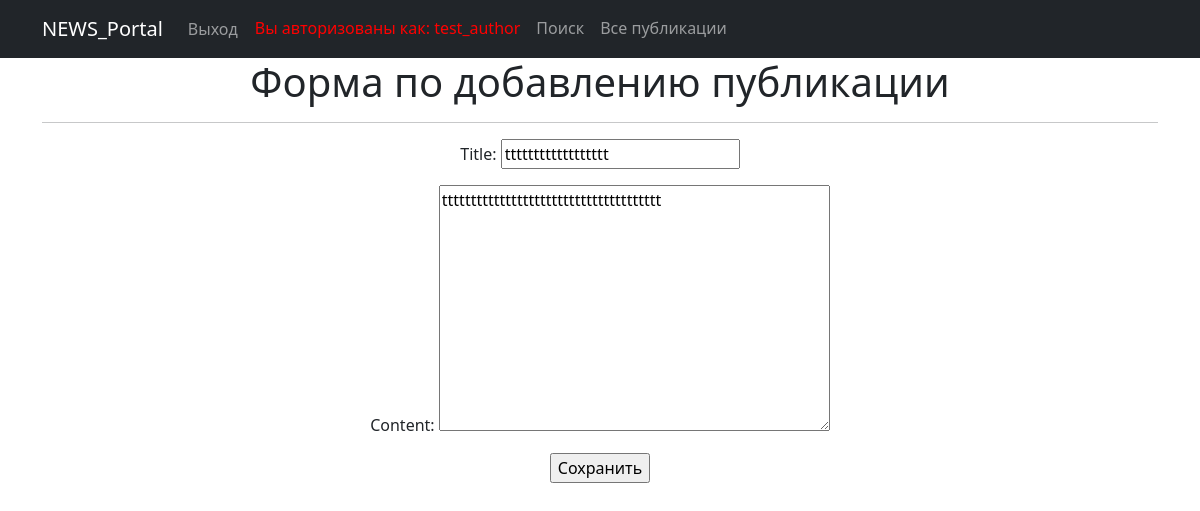
/post/80/update/ (signed in), run on the app's committed database.
### new_portal/models.py (models this page shows, shortened)
class Post(models.Model):
    author = models.ForeignKey(Author, on_delete=models.CASCADE)  # 'связь один ко многим' с моделью Author
    choice_type = models.CharField(max_length=2, choices=POST_TYPE_CHOICES, default='AR')  # Выбор типа сообщения
    time_in = models.DateTimeField(auto_now_add=True)  # автоматическое добавление даты и времени при создании поста
    categories = models.ManyToManyField(Category, through='PostCategory')  # 'связь многие ко многим' через PostCategory
    title = models.CharField(max_length=128)
    content = models.TextField()
    rating = models.IntegerField(default=0)

### new_portal/views.py (the view)
# urls.py: path('<int:pk>/update/', PostUpdate.as_view(), name='post_update'),
class PostUpdate(PermissionRequiredMixin, UpdateView):
    permission_required = ('new_portal.change_post',)
    model = Post
    form_class = PostForm                        # Указываем разработанную форму (ту же самую, что и при создании поста)
    template_name = 'create_post.html'           # Шаблон, в котором будет использоваться форма
    success_url = reverse_lazy('post')           # URL для перенаправления после успешного создания поста

### new_portal/forms.py
class PostForm(forms.ModelForm):
    class Meta:
        model = Post
        fields = ['title', 'content', ]

### new_portal/templates/create_post.html (shortened to what this page needs)
{% extends 'flatpages/default.html' %}
{% block content %}
<h1>Форма по добавлению публикации</h1>
<hr>
    <form action="" method="post">
        {{ form.as_p }}
        <input type="submit" value="Сохранить" />
    </form>
{% endblock content %}

### templates/flatpages/default.html (shortened to what this page needs)
<!DOCTYPE html>
<html lang="en">
    <head>
        {% load static %}
        <link href="{% static 'css/styles.css' %}" rel="stylesheet" />
    </head>
    <body>
        <nav class="navbar navbar-expand-lg navbar-dark bg-dark static-top">
            <div class="container">
                <a class="navbar-brand" href="#">NEWS_Portal</a>
                <div class="collapse navbar-collapse" id="navbarResponsive">
                    <ul class="navbar-nav ml-auto">
                        {% if request.user.is_authenticated %}
                            <li class="nav-item active">
                                <form action="{% url 'account_logout' %}" method="post" style="display: inline;">
                                    <button type="submit" class="nav-link btn btn-link">Выход</button>
                                </form>
                            </li>
                            <li class="nav-link" style="color: red">
                                Вы авторизованы как: {{ request.user.username }}</li>
                        {% else %}
                            <li class="nav-item active"><a class="nav-link" href="{% url 'account_signup' %}">Регистрация</a></li>
                            <li class="nav-item active"><a class="nav-link" href="{% url 'account_login' %}">Вход</a></li>
                        {% endif %}
                        <li class="nav-item active"><a class="nav-link" href="{% url 'post_search' %}">Поиск</a></li>
                        <li class="nav-item"><a class="nav-link" href="{% url 'post' %}">Все публикации</a></li>
                    </ul>
                </div>
            </div>
        </nav>
        <div class="container">
            <div class="row">
                <div class="col-lg-12 text-center">
                    {% block content %}{% endblock content %}
                </div>
            </div>
        </div>
    </body>
</html>

### data on the page
Post: title "tttttttttttttttttt", content "tttttttttttttttttttttttttttttttttttttt"

### other printed values
{{ request.user.username }} "test_author"
